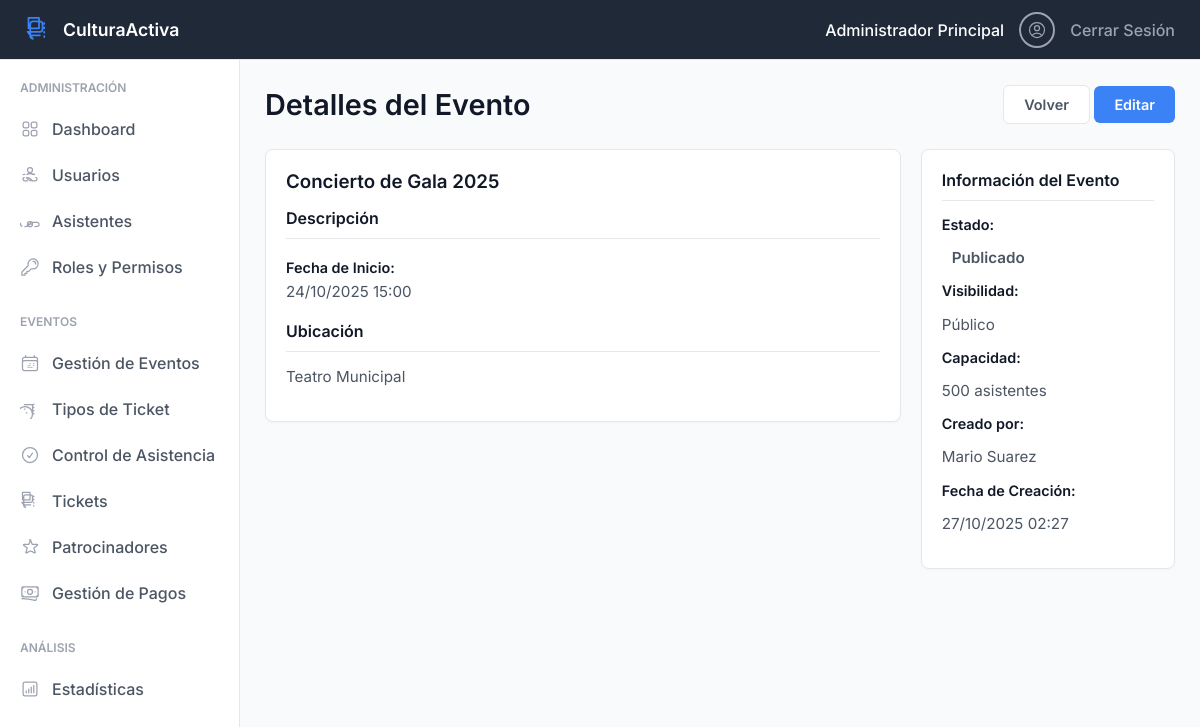
The app's page /admin/evento_detalle.php?id=2 (signed in) with its own data.
### tables this page shows
CREATE TABLE `eventos` (
  `id_evento` int(11) NOT NULL,
  `nombre` varchar(255) NOT NULL,
  `descripcion` text DEFAULT NULL,
  `fecha_evento` datetime NOT NULL,
  `lugar` varchar(255) NOT NULL,
  `id_organizador` int(11) DEFAULT NULL,
  `fecha_publicacion` timestamp NOT NULL DEFAULT current_timestamp(),
  `estado` varchar(50) DEFAULT 'Borrador',
  `capacidad` int(11) DEFAULT 500,
  `visibilidad` varchar(50) DEFAULT 'Público'
);

CREATE TABLE `usuarios` (
  `id_usuario` int(11) NOT NULL,
  `nombre_completo` varchar(255) NOT NULL,
  `email` varchar(255) NOT NULL,
  `password_hash` varchar(255) NOT NULL,
  `id_rol` int(11) DEFAULT NULL,
  `fecha_creacion` timestamp NOT NULL DEFAULT current_timestamp(),
  `estado` varchar(20) DEFAULT 'Activo',
  `telefono` varchar(20) DEFAULT NULL
);

### includes/functions.php (called while the page is built, shortened)
<?php
function hasPermission($permiso_nombre) {
    return isset($_SESSION['permissions'][$permiso_nombre]) && $_SESSION['permissions'][$permiso_nombre] === true;
}
?>

### admin/evento_detalle.php (the view, shortened to what this page needs)
<?php
require '../includes/functions.php';
require '../includes/db_connection.php';
$id_evento = $_GET['id'] ?? null;
$stmt = $pdo->prepare("
    SELECT e.*, u.nombre_completo as creador_nombre
    FROM eventos e
    LEFT JOIN usuarios u ON e.id_organizador = u.id_usuario
    WHERE e.id_evento = ?
");
$stmt->execute([$id_evento]);
$evento = $stmt->fetch();
include '../includes/header.php';
include '../includes/sidebar.php';
?>
<main class="content">
    <div class="header-bar">
        <h1>Detalles del Evento</h1>
        <div>
            <a href="eventos.php" class="btn btn-secondary">Volver</a>
            <?php if (hasPermission('editar_eventos')): ?>
                <a href="evento_gestionar.php?id=<?php echo $evento['id_evento']; ?>" class="btn btn-primary">Editar</a>
            <?php endif; ?>
        </div>
    </div>
    <div class="detalle-grid">
        <div class="card">
            <div class="card-body">
                <h3><?php echo htmlspecialchars($evento['nombre']); ?></h3>
                <h4>Descripción</h4>
                <div class="detalle-fechas">
                    <div>
                        <strong>Fecha de Inicio:</strong>
                        <span><?php echo date('d/m/Y H:i', strtotime($evento['fecha_evento'])); ?></span>
                    </div>
                    </div>
                <h4>Ubicación</h4>
                <p><?php echo htmlspecialchars($evento['lugar']); ?></p>
            </div>
        </div>
        <div class="card">
            <div class="card-body">
                <h4>Información del Evento</h4>
                <strong>Estado:</strong>
                <p><span class="tag <?php echo strtolower($evento['estado']); ?>"><?php echo htmlspecialchars($evento['estado']); ?></span></p>
                <strong>Visibilidad:</strong>
                <p><?php echo htmlspecialchars($evento['visibilidad']); ?></p>
                <strong>Capacidad:</strong>
                <p><?php echo htmlspecialchars($evento['capacidad']); ?> asistentes</p>
                <strong>Creado por:</strong>
                <p><?php echo htmlspecialchars($evento['creador_nombre']); ?></p>
                <strong>Fecha de Creación:</strong>
                <p><?php echo date('d/m/Y H:i', strtotime($evento['fecha_publicacion'])); ?></p>
            </div>
        </div>
    </div>
</main>
<?php include '../includes/footer.php'; ?>

### public/css/style.css (style rules this page uses)
:root { --primary-blue: #3B82F6; --primary-light-blue: #EFF6FF; --dark-blue-grey: #1F2937; --background-body: #F9FAFB; --card-bg: #FFFFFF; --border-light: #E5E7EB; --text-title: #111827; --text-body: #4B5563; --text-muted: #9CA3AF; --success-green: #10B981; --success-bg: #D1FAE5; --danger-red: #EF4444; --danger-bg: #FEE2E2; --warning-orange: #F59E0B; --warning-bg: #FFFBEB; --info-purple: #8B5CF6; --info-bg: #EDE9FE; }
body, html { margin: 0; padding: 0; font-family: 'Inter', -apple-system, BlinkMacSystemFont, "Segoe UI", Roboto, "Helvetica Neue", Arial, sans-serif; background-color: var(--background-body); color: var(--text-body); }
* { box-sizing: border-box; }
body { padding-top: 60px; padding-left: 240px; }
.header-bar { display: flex; justify-content: space-between; align-items: center; margin-bottom: 25px; }
.header-bar h1 { margin: 0; font-size: 1.8rem; color: var(--text-title); font-weight: 600; }
.card { background-color: var(--card-bg); border-radius: 8px; border: 1px solid var(--border-light); box-shadow: 0 1px 3px rgba(0, 0, 0, 0.03); margin-bottom: 20px; }
.card-body { padding: 20px; }
.card-body h3, .card-body h4 { margin-top: 0; margin-bottom: 15px; color: var(--text-title); font-weight: 600; }
.btn { padding: 10px 20px; border: none; border-radius: 6px; cursor: pointer; text-decoration: none; font-size: 0.9rem; font-weight: 600; display: inline-block; transition: all 0.2s ease; }
.btn-primary { background-color: var(--primary-blue); color: white; }
.btn-secondary { background-color: var(--card-bg); color: var(--text-body); border: 1px solid var(--border-light); }
.tag { padding: 4px 10px; border-radius: 12px; font-size: 0.75rem; font-weight: 600; text-transform: capitalize; }
.detalle-grid { display: grid; grid-template-columns: 2.5fr 1fr; gap: 20px; align-items: flex-start; }
.detalle-grid p, .detalle-grid span { color: var(--text-body); font-size: 0.95rem; }
.detalle-grid h4 { border-bottom: 1px solid var(--border-light); padding-bottom: 10px; margin-bottom: 15px; }
.detalle-grid strong { display: block; margin-bottom: 5px; color: var(--text-title); font-weight: 600; font-size: 0.9rem; }
.detalle-fechas { display: flex; gap: 30px; margin: 20px 0; }

### records on screen
eventos: nombre "Concierto de Gala 2025", fecha_evento "24/10/2025 15:00", lugar "Teatro Municipal", estado "Publicado", visibilidad "Público", capacidad "500", id_organizador.nombre_completo "Mario Suarez", fecha_publicacion "27/10/2025 02:27"

### other values on screen
$_SESSION['user_name'] "Administrador Principal"
